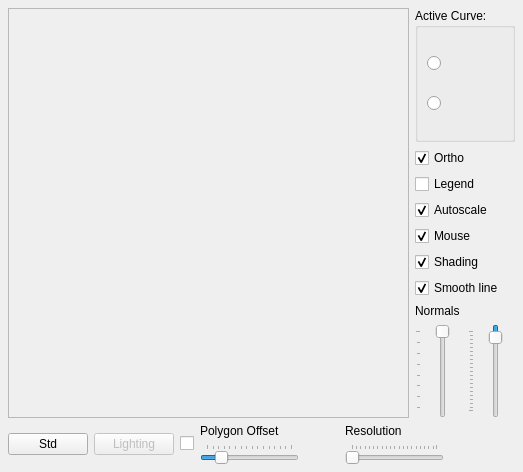
<?xml version="1.0" encoding="UTF-8"?>
<ui version="4.0">
 <class>MainWindow</class>
 <widget class="QMainWindow" name="MainWindow">
  <property name="geometry">
   <rect>
    <x>0</x>
    <y>0</y>
    <width>523</width>
    <height>472</height>
   </rect>
  </property>
  <property name="windowTitle">
   <string>Mesh2</string>
  </property>
  <widget class="QWidget" name="centralWidget">
   <layout class="QVBoxLayout" name="verticalLayout">
    <property name="spacing">
     <number>6</number>
    </property>
    <property name="margin">
     <number>8</number>
    </property>
    <item>
     <layout class="QHBoxLayout">
      <property name="spacing">
       <number>6</number>
      </property>
      <property name="margin">
       <number>0</number>
      </property>
      <item>
       <widget class="QFrame" name="frame">
        <property name="sizePolicy">
         <sizepolicy hsizetype="MinimumExpanding" vsizetype="MinimumExpanding">
          <horstretch>0</horstretch>
          <verstretch>0</verstretch>
         </sizepolicy>
        </property>
        <property name="frameShape">
         <enum>QFrame::StyledPanel</enum>
        </property>
        <property name="frameShadow">
         <enum>QFrame::Sunken</enum>
        </property>
       </widget>
      </item>
      <item>
       <layout class="QVBoxLayout">
        <property name="spacing">
         <number>6</number>
        </property>
        <property name="margin">
         <number>0</number>
        </property>
        <item>
         <layout class="QVBoxLayout">
          <property name="spacing">
           <number>6</number>
          </property>
          <property name="margin">
           <number>0</number>
          </property>
          <item>
           <widget class="QGroupBox" name="groupBoxActiveCurve">
            <property name="sizePolicy">
             <sizepolicy hsizetype="Preferred" vsizetype="Minimum">
              <horstretch>0</horstretch>
              <verstretch>0</verstretch>
             </sizepolicy>
            </property>
            <property name="minimumSize">
             <size>
              <width>0</width>
              <height>134</height>
             </size>
            </property>
            <property name="title">
             <string>Active Curve:</string>
            </property>
            <layout class="QVBoxLayout" name="verticalLayout_2">
             <item>
              <widget class="QRadioButton" name="functionRadioButton">
               <property name="text">
                <string/>
               </property>
              </widget>
             </item>
             <item>
              <widget class="QRadioButton" name="parametricRadioButton">
               <property name="text">
                <string/>
               </property>
              </widget>
             </item>
            </layout>
           </widget>
          </item>
          <item>
           <widget class="QCheckBox" name="projection">
            <property name="checked">
             <bool>true</bool>
            </property>
            <property name="text">
             <string>Ortho</string>
            </property>
           </widget>
          </item>
          <item>
           <widget class="QCheckBox" name="colorlegend">
            <property name="text">
             <string>Legend</string>
            </property>
           </widget>
          </item>
          <item>
           <widget class="QCheckBox" name="autoscale">
            <property name="checked">
             <bool>true</bool>
            </property>
            <property name="text">
             <string>Autoscale</string>
            </property>
           </widget>
          </item>
          <item>
           <widget class="QCheckBox" name="mouseinput">
            <property name="checked">
             <bool>true</bool>
            </property>
            <property name="text">
             <string>Mouse</string>
            </property>
           </widget>
          </item>
          <item>
           <widget class="QCheckBox" name="shader">
            <property name="checked">
             <bool>true</bool>
            </property>
            <property name="text">
             <string>Shading</string>
            </property>
           </widget>
          </item>
          <item>
           <widget class="QCheckBox" name="smoothLineCheckBox">
            <property name="checked">
             <bool>true</bool>
            </property>
            <property name="text">
             <string>Smooth line</string>
            </property>
           </widget>
          </item>
         </layout>
        </item>
        <item>
         <layout class="QVBoxLayout">
          <property name="spacing">
           <number>6</number>
          </property>
          <property name="margin">
           <number>0</number>
          </property>
          <item>
           <widget class="QLabel" name="label">
            <property name="sizePolicy">
             <sizepolicy hsizetype="Fixed" vsizetype="Fixed">
              <horstretch>0</horstretch>
              <verstretch>0</verstretch>
             </sizepolicy>
            </property>
            <property name="text">
             <string>&lt;html&gt;&lt;head&gt;&lt;meta name=&quot;qrichtext&quot; content=&quot;1&quot; /&gt;&lt;/head&gt;&lt;body style=&quot; white-space: pre-wrap; font-family:MS Shell Dlg; font-weight:400; font-style:normal; text-decoration:none;&quot;&gt;&lt;p style=&quot; margin-top:0px; margin-bottom:0px; margin-left:0px; margin-right:0px; -qt-block-indent:0; text-indent:0px;&quot;&gt;Normals&lt;/p&gt;&lt;/body&gt;&lt;/html&gt;</string>
            </property>
           </widget>
          </item>
          <item>
           <layout class="QHBoxLayout">
            <property name="spacing">
             <number>6</number>
            </property>
            <property name="margin">
             <number>0</number>
            </property>
            <item>
             <widget class="QSlider" name="normalsquality">
              <property name="sizePolicy">
               <sizepolicy hsizetype="Minimum" vsizetype="Minimum">
                <horstretch>0</horstretch>
                <verstretch>0</verstretch>
               </sizepolicy>
              </property>
              <property name="value">
               <number>3</number>
              </property>
              <property name="minimum">
               <number>3</number>
              </property>
              <property name="maximum">
               <number>32</number>
              </property>
              <property name="pageStep">
               <number>4</number>
              </property>
              <property name="orientation">
               <enum>Qt::Vertical</enum>
              </property>
              <property name="invertedAppearance">
               <bool>true</bool>
              </property>
              <property name="tickPosition">
               <enum>QSlider::TicksAbove</enum>
              </property>
             </widget>
            </item>
            <item>
             <widget class="QSlider" name="normalslength">
              <property name="sizePolicy">
               <sizepolicy hsizetype="Minimum" vsizetype="Minimum">
                <horstretch>0</horstretch>
                <verstretch>0</verstretch>
               </sizepolicy>
              </property>
              <property name="value">
               <number>8</number>
              </property>
              <property name="minimum">
               <number>1</number>
              </property>
              <property name="maximum">
               <number>100</number>
              </property>
              <property name="pageStep">
               <number>5</number>
              </property>
              <property name="orientation">
               <enum>Qt::Vertical</enum>
              </property>
              <property name="invertedAppearance">
               <bool>true</bool>
              </property>
              <property name="tickPosition">
               <enum>QSlider::TicksAbove</enum>
              </property>
             </widget>
            </item>
           </layout>
          </item>
         </layout>
        </item>
       </layout>
      </item>
     </layout>
    </item>
    <item>
     <layout class="QHBoxLayout">
      <property name="spacing">
       <number>6</number>
      </property>
      <property name="margin">
       <number>0</number>
      </property>
      <item>
       <layout class="QHBoxLayout">
        <property name="spacing">
         <number>6</number>
        </property>
        <property name="margin">
         <number>0</number>
        </property>
        <item>
         <widget class="QPushButton" name="normButton">
          <property name="text">
           <string>Std</string>
          </property>
         </widget>
        </item>
        <item>
         <widget class="QPushButton" name="lighting">
          <property name="enabled">
           <bool>false</bool>
          </property>
          <property name="text">
           <string>Lighting</string>
          </property>
         </widget>
        </item>
        <item>
         <widget class="QCheckBox" name="lightingswitch">
          <property name="text">
           <string/>
          </property>
         </widget>
        </item>
        <item>
         <layout class="QVBoxLayout">
          <property name="spacing">
           <number>6</number>
          </property>
          <property name="margin">
           <number>0</number>
          </property>
          <item>
           <widget class="QLabel" name="label_2">
            <property name="text">
             <string>&lt;html&gt;&lt;head&gt;&lt;meta name=&quot;qrichtext&quot; content=&quot;1&quot; /&gt;&lt;/head&gt;&lt;body style=&quot; white-space: pre-wrap; font-family:MS Shell Dlg; font-weight:400; font-style:normal; text-decoration:none;&quot;&gt;&lt;p style=&quot; margin-top:0px; margin-bottom:0px; margin-left:0px; margin-right:0px; -qt-block-indent:0; text-indent:0px;&quot;&gt;Polygon Offset&lt;/p&gt;&lt;/body&gt;&lt;/html&gt;</string>
            </property>
           </widget>
          </item>
          <item>
           <widget class="QSlider" name="offsSlider">
            <property name="value">
             <number>5</number>
            </property>
            <property name="maximum">
             <number>30</number>
            </property>
            <property name="pageStep">
             <number>5</number>
            </property>
            <property name="orientation">
             <enum>Qt::Horizontal</enum>
            </property>
            <property name="tickPosition">
             <enum>QSlider::TicksAbove</enum>
            </property>
            <property name="tickInterval">
             <number>2</number>
            </property>
           </widget>
          </item>
         </layout>
        </item>
        <item>
         <spacer>
          <property name="orientation">
           <enum>Qt::Horizontal</enum>
          </property>
          <property name="sizeType">
           <enum>QSizePolicy::Fixed</enum>
          </property>
          <property name="sizeHint" stdset="0">
           <size>
            <width>40</width>
            <height>20</height>
           </size>
          </property>
         </spacer>
        </item>
        <item>
         <layout class="QVBoxLayout">
          <property name="spacing">
           <number>6</number>
          </property>
          <property name="margin">
           <number>0</number>
          </property>
          <item>
           <widget class="QLabel" name="label_3">
            <property name="text">
             <string>&lt;html&gt;&lt;head&gt;&lt;meta name=&quot;qrichtext&quot; content=&quot;1&quot; /&gt;&lt;/head&gt;&lt;body style=&quot; white-space: pre-wrap; font-family:MS Shell Dlg; font-weight:400; font-style:normal; text-decoration:none;&quot;&gt;&lt;p style=&quot; margin-top:0px; margin-bottom:0px; margin-left:0px; margin-right:0px; -qt-block-indent:0; text-indent:0px;&quot;&gt;Resolution&lt;/p&gt;&lt;/body&gt;&lt;/html&gt;</string>
            </property>
           </widget>
          </item>
          <item>
           <widget class="QSlider" name="resSlider">
            <property name="minimum">
             <number>1</number>
            </property>
            <property name="maximum">
             <number>100</number>
            </property>
            <property name="orientation">
             <enum>Qt::Horizontal</enum>
            </property>
            <property name="tickPosition">
             <enum>QSlider::TicksAbove</enum>
            </property>
            <property name="tickInterval">
             <number>5</number>
            </property>
           </widget>
          </item>
         </layout>
        </item>
       </layout>
      </item>
      <item>
       <spacer>
        <property name="orientation">
         <enum>Qt::Horizontal</enum>
        </property>
        <property name="sizeType">
         <enum>QSizePolicy::Fixed</enum>
        </property>
        <property name="sizeHint" stdset="0">
         <size>
          <width>71</width>
          <height>20</height>
         </size>
        </property>
       </spacer>
      </item>
     </layout>
    </item>
   </layout>
  </widget>
 </widget>
 <resources>
  <include location="../../images.qrc"/>
 </resources>
 <connections>
  <connection>
   <sender>lightingswitch</sender>
   <signal>toggled(bool)</signal>
   <receiver>lighting</receiver>
   <slot>setEnabled(bool)</slot>
   <hints>
    <hint type="sourcelabel">
     <x>181</x>
     <y>568</y>
    </hint>
    <hint type="destinationlabel">
     <x>144</x>
     <y>568</y>
    </hint>
   </hints>
  </connection>
 </connections>
</ui>
